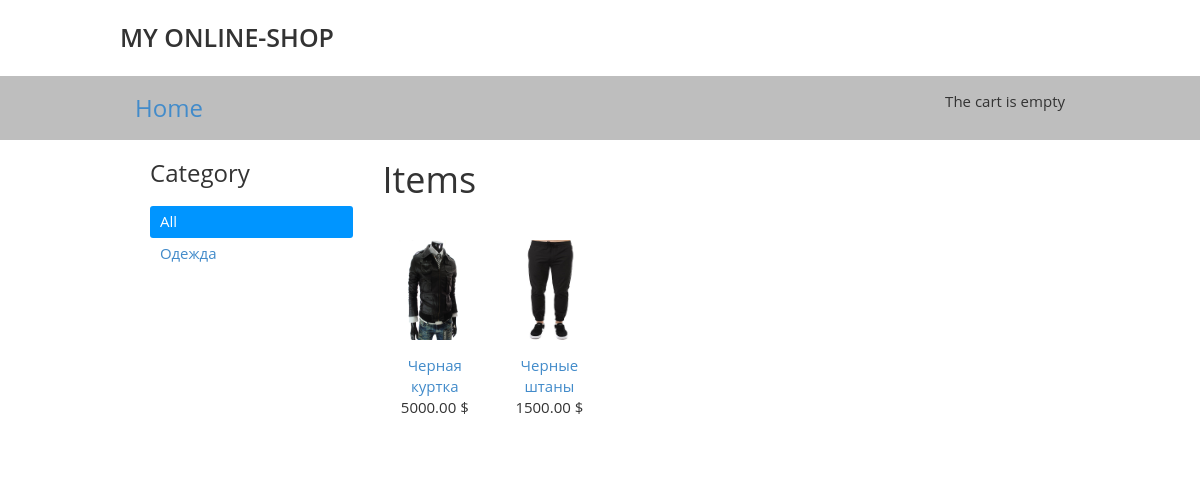
Before: / with the older database file.
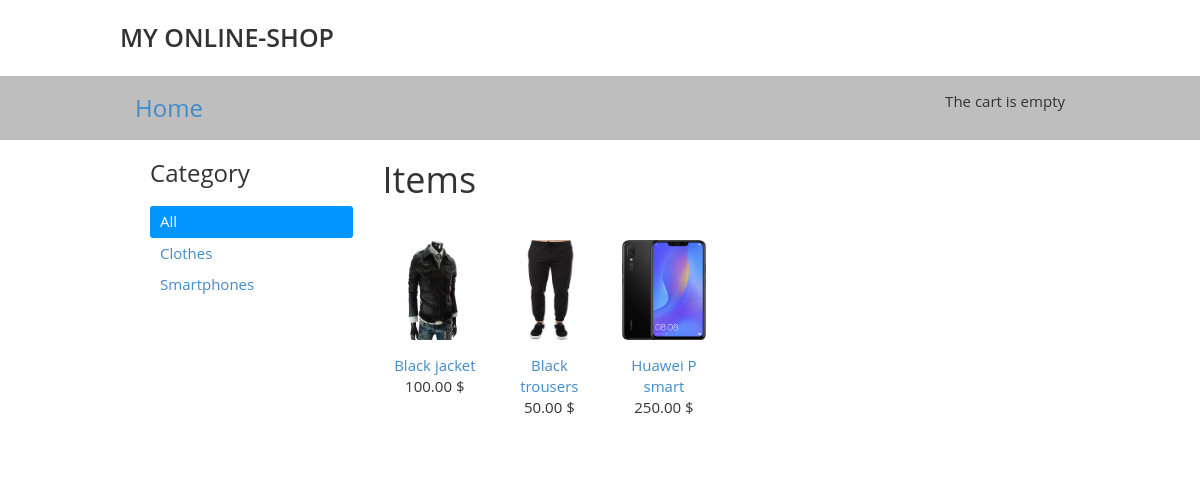
After: the same page with the newer database file.
### shop/models.py (models this page shows, shortened)
class Category(models.Model):
    name = models.CharField(max_length=200, db_index=True)
    slug = models.SlugField(max_length=200, db_index=True, unique=True)
    class Meta:
        ordering = ['name']
        verbose_name = 'Category'
        verbose_name_plural = 'Categories'
    def get_absolute_url(self):
        return reverse("shop:ProductListByCategory", args=[self.slug])

class Product(models.Model):
    category = models.ForeignKey(Category, related_name='products',
        verbose_name='Category', on_delete=models.PROTECT)
    name = models.CharField(max_length=200, db_index=True,
        verbose_name='Name')
    slug = models.SlugField(max_length=200, db_index=True)
    image = models.ImageField(upload_to='products/%Y/%m/%d', blank=True,
        verbose_name='Item Image')
    description = models.TextField(blank=True, verbose_name='Description')
    price = models.DecimalField(max_digits=10, decimal_places=2, verbose_name='Price')
    stock = models.PositiveIntegerField(verbose_name='In stock')
    available = models.BooleanField(default=True, verbose_name='Available')
    created = models.DateTimeField(auto_now_add=True)
    updated = models.DateTimeField(auto_now=True)
    class Meta:
        ordering = ['name']
        index_together = [
            ['id', 'slug']
        ]
    def get_absolute_url(self):
        return reverse("shop:ProductDetail", args=[self.id, self.slug])

### shop/views.py (the view)
# urls.py: path('', views.ProductList, name='ProductList'),
def ProductList(request, category_slug=None):
    category = None
    categories = Category.objects.all()
    products = Product.objects.filter(available=True)
    if category_slug:
        category = get_object_or_404(Category, slug=category_slug)
        products = products.filter(category=category)
    return render(request, 'shop/product/list.html', {
        'category': category,
        'categories': categories,
        'products': products
    })

### cart/cart.py (called while the page is built)
    def __len__(self):
        return sum(item['quantity'] for item in self.cart.values())

### cart/context_processors.py (called while the page is built)
def cart(request):
    return {'cart': Cart(request)}

### shop/templates/shop/product/list.html (shortened to what this page needs)
{% extends 'shop/base.html' %}
{% load static %}
{% block content %}
    <div id='sidebar' class='col-sm-3'>
        <h3>Category</h3>
        <ul>
            <li {% if not category %} class="selected" {% endif %}>
                <a href={% url 'shop:ProductList' %}>All</a>
            </li>
            {% for cat in categories %}
                <li {% if category.slug == cat.slug %} class="selected" {% endif %}>
                    <a href="{{ cat.get_absolute_url }}">{{ cat.name }}</a>
                </li>
            {% endfor %}
        </ul>
    </div>
    <div id="main" class="product_list col-sm-9">
        <h1>{% if category %}{{ category.name }}{% else %}Items{% endif %}</h1>
        <div class="gall">
        <div class="items row">
            {% for product in products %}
                <div class="item col-sm-4">
                    <a href="{{ product.get_absolute_url}}">
                        <img src="{% if product.image %}{{ product.image.url }}{% else %}{% static "img/no-image.jpg"%}{% endif %}" width='150' height='225' class="img-responsive">
                    </a>
                    <a href="{{ product.get_absolute_url}}">{{ product.name }}</a><br>
                    {{ product.price }} $
                </div>
            {% endfor %}
        </div>
        </div>
    </div>
{% endblock %}</code>

### shop/templates/shop/base.html (shortened to what this page needs)
{% load static %}
<!DOCTYPE html>
<html lang='ru'>
<head>
    <link rel='stylesheet' href='{% static 'css/bootstrap.min.css' %}'>
    <link rel='stylesheet' href='{% static 'css/style.css' %}'>
</head>
<body>
    <section id='header'>
        <div class='top container'>
            My Online-shop
        </div>
        <div class='top-bl'>
            <div class='container'>
               <a href='/' class='link1'>Home</a>
                <div class='cart'>
                    {% with total_items=cart|length %}
                        {% if cart|length > 0 %}
                            Cart:
                            <a href="{% url 'cart:CartDetail' %}">
                                {{ total_items}} prod. {{ cart.get_total_price}} $
                            </a>
                        {% else %}
                            The cart is empty
                        {% endif %}
                    {% endwith %}
                </div>
            </div>
        </div>
    </section>
    <section id='content row' class='container'>
        {% block content %}{% endblock %}
    </section>
</body>
</html>

### shop/static/css/style.css (style rules this page uses)
body { font-size: 15px; font-family: 'Open Sans', sans-serif; }
.top { padding: 20px 0; font-size: 25px; font-weight: 600; text-transform: uppercase; }
.top-bl { background: #bebebe; padding: 15px; }
.top-bl .cart { float: right; }
#sidebar ul { list-style: none; margin: 0; padding: 0; margin-top: 20px; }
#sidebar ul li { padding: 5px 10px; }
#sidebar ul li.selected { background: #0095ff; color: white; border-radius: 3px; }
#sidebar ul li.selected a { color: white; }
.items { margin-top: 20px; }
.item { text-align: center; margin-bottom: 30px; }
.item a img { margin-bottom: 15px; }

### shop/templates/shop/base.html (style rules this page uses)
.container { width: 100%; max-width: 960px; margin: 0 auto; }
.gall { float: left; width: 50%; padding: 10px; box-sizing: border-box; }
.gall img { display: block; max-width: 100%; height: 100px; }
A.link1 { font-size: 24px; }

Changed rows visible on the page:
changed Category: name "Одежда" → "Clothes"
added Category: name "Smartphones"
changed Product: name "Черная куртка" → "Black jacket"; price "5000.00" → "100.00"
changed Product: name "Черные штаны" → "Black trousers"; price "1500.00" → "50.00"
added Product: image (picture), name "Huawei P smart", price "250.00"
